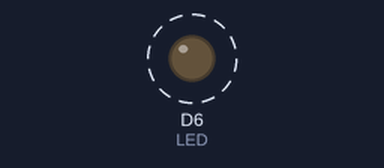
A sketch run on a simulated ESP8266 (NodeMCU). On the bench: output pins drawn as LEDs (lit = HIGH). Dashed ring = blinking.

Above: at 0.5 s.
Timing chart, 0 to 4.6 s (numbered marks = the images above):
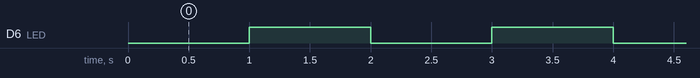

The sketch:

Blink_an_LED.ino
```cpp
/*
 * Credits: https://www.plusivo.com
 *
 * Lesson 1: Blink an LED
 *
 * In this lesson, you will learn how to turn on and off an LED.
 *
 * Make sure you connected the LED correctly (anode to positive and
 * cathode to ground), otherwise, you will burn the LED. Also, do not
 * forget to use the resistor.
 *
 * More information about the connection can be found in the guide.
 *
 */

//the int variable "LED" stores the pin used by the LED
const int LED = D6;

//the int variable "delayTime" stores the time (in milliseconds) between the blinks
//1000 milliseconds = 1 second
const int delayTime = 1000;

//the setup function runs only once when the board is powered
void setup()
{
  //the following instruction initialises the pin stored in the
  //variable LED as OUTPUT
  //this instruction lowers the impedance of the pin so it can provide
  //a higher current to other components.
  pinMode(LED, OUTPUT);
}

//the loop function runs over and over again forever
void loop()
{
  //in order to turn on/off the LED, you have to use the
  //instruction digitalWrite(pin, state);
  //Parameters:
  //pin: it can be one of the 9 available on the board (from D0-D8)
  //state: it can be either HIGH, either LOW.

  //the next two instructions are used to turn off the LED and wait for 1 second
  digitalWrite(LED, LOW);
  delay(delayTime);

  //the next two instructions are used to turn on the LED and wait for 1 second
  digitalWrite(LED, HIGH);
  delay(delayTime);
}
```

Measured:
- by itself, D6 (LED): alternates HIGH for 1.0 s and LOW for 1.0 s
